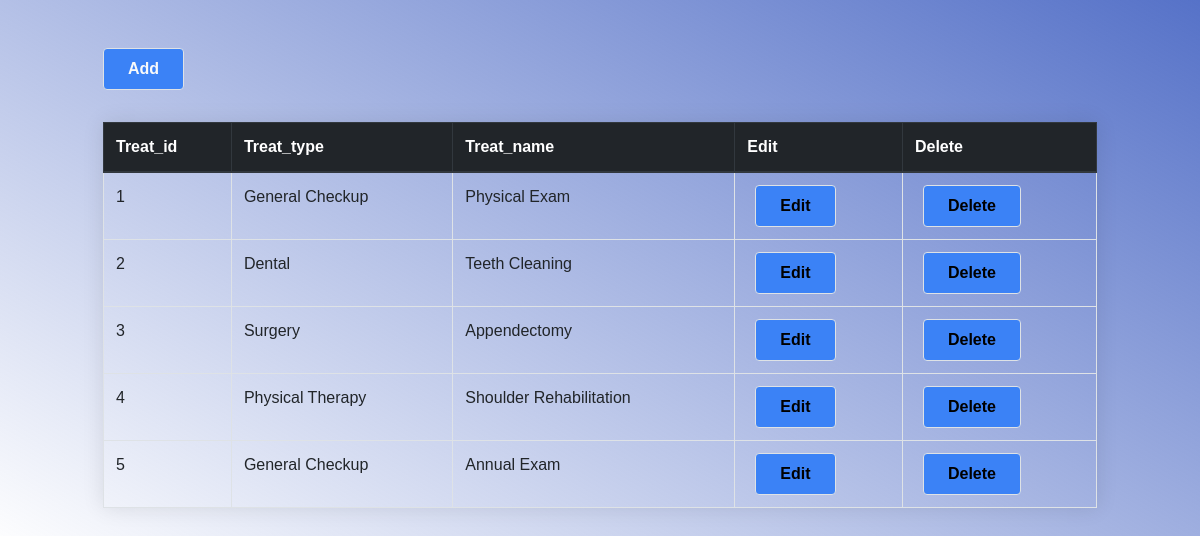
The page /treatments.php on the database its author committed.
### tables this page shows
CREATE TABLE treatments (
  treat_id INT NOT NULL AUTO_INCREMENT,
  treat_type VARCHAR(255) NOT NULL,
  treat_name VARCHAR(255) NOT NULL,
  patient_id INT,
  PRIMARY KEY (treat_id),
  FOREIGN KEY (patient_id) REFERENCES patients(patient_id)
);

### treatments.php (the view, shortened to what this page needs)
<!DOCTYPE html>
<html>
    <head>
        <link rel="stylesheet" href="https://cdn.jsdelivr.net/npm/bootstrap@4.0.0/dist/css/bootstrap.min.css">
        <script src ="https://cdn.tailwindcss.com"></script>
    </head>
    <body>
    <div class="container my-5">
        <button class="mb-8 bg-blue-500 hover:bg-blue-700 text-white font-bold py-2 px-4 border border-blue-700 rounded">
            <a href = "Add Details/add_treatments.php" class="text-light">Add</a>
        </button>
        <table class="table table-bordered table-hover ">
            <thead class="thead-dark">
                <tr >
                    <th scope = "col">Treat_id</th>
                    <th scope = "col">Treat_type</th>
                    <th scope = "col">Treat_name</th>
                    <th scope = "col">Edit</th>
                    <th scope = "col">Delete</th>
                </tr>
            </thead>
            <tbody>
                <?php
                    require_once "Connection/dbconfig.php";
                    $sql = "Select * from treatments";
                    $result = $pdo->query($sql);
                    if($result->rowCount()>0){
                        while($row = $result->fetch())
                        {
                            ?>
                                <tr>
                                <td><?php echo $row['treat_id']; ?></td>
                                <td><?php echo $row['treat_type']; ?></td>
                                <td><?php echo $row['treat_name']; ?></td>
                                <td>
                                    <button class="ml-2 bg-blue-500 hover:bg-blue-700 text-black font-bold py-2 px-4 border border-blue-700 rounded">
                                    <a href="Update/edit_treatments.php?treat_id=<?php echo $row['treat_id'];?>">Edit</a></button>
                                </td>
                                <td>
                                    <button class="ml-2 bg-blue-500 hover:bg-blue-700 text-black font-bold py-2 px-4 border border-blue-700 rounded">
                                    <a href="Delete/delete_treatments.php?deleteid=<?php echo $row['treat_id'];?>" onclick = "return confirm('are you sure to delete');">Delete</a></button>
                                </td>
                                </tr>
                            <?php
                        }
                    }
                ?>
            </tbody>
        </table>
    </div>
    </body>
</html>

### treatments.php (style rules this page uses)
body { margin: 0; background: linear-gradient(30deg, #49a0, #5672c8); font-family: sans-serif; font-weight: 100; }
table { width: 800px; border-collapse: collapse; overflow: hidden; box-shadow: 0 0 20px rgba(0,0,0,0.1); }

### rows shown on the page
treatments: treat_id "1", treat_type "General Checkup", treat_name "Physical Exam"
treatments: treat_id "2", treat_type "Dental", treat_name "Teeth Cleaning"
treatments: treat_id "3", treat_type "Surgery", treat_name "Appendectomy"
treatments: treat_id "4", treat_type "Physical Therapy", treat_name "Shoulder Rehabilitation"
treatments: treat_id "5", treat_type "General Checkup", treat_name "Annual Exam"
